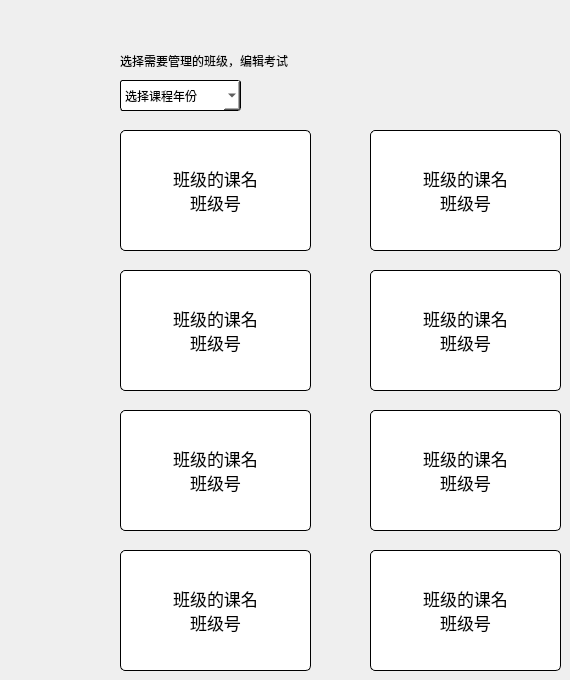
    <widget class="QWidget" name="tab_4">
     <property name="enabled">
      <bool>true</bool>
     </property>
     <attribute name="title">
      <string>主页</string>
     </attribute>
     <widget class="QPushButton" name="pushButton_2">
      <property name="geometry">
       <rect>
        <x>120</x>
        <y>130</y>
        <width>191</width>
        <height>121</height>
       </rect>
      </property>
      <property name="font">
       <font>
        <family>黑体</family>
        <pointsize>13</pointsize>
       </font>
      </property>
      <property name="cursor">
       <cursorShape>PointingHandCursor</cursorShape>
      </property>
      <property name="styleSheet">
       <string notr="true">QPushButton

{
	border:1px solid rgb(0,0,0);
	border-radius:5px;
	
	background-color: rgb(255, 255, 255);
}
QPushButton:hover
{
	background-color: rgb(250, 250, 250);
	border:1px solid rgb(0,0,0);
	
}</string>
      </property>
      <property name="text">
       <string>班级的课名
班级号</string>
      </property>
      <property name="icon">
       <iconset resource="Img.qrc">
        <normaloff>:/img/img/class.ico</normaloff>:/img/img/class.ico</iconset>
      </property>
      <property name="iconSize">
       <size>
        <width>32</width>
        <height>32</height>
       </size>
      </property>
     </widget>
     <widget class="QPushButton" name="pushButton_3">
      <property name="geometry">
       <rect>
        <x>370</x>
        <y>130</y>
        <width>191</width>
        <height>121</height>
       </rect>
      </property>
      <property name="font">
       <font>
        <family>黑体</family>
        <pointsize>13</pointsize>
       </font>
      </property>
      <property name="cursor">
       <cursorShape>PointingHandCursor</cursorShape>
      </property>
      <property name="styleSheet">
       <string notr="true">QPushButton

{
	border:1px solid rgb(0,0,0);
	border-radius:5px;
	
	background-color: rgb(255, 255, 255);
}
QPushButton:hover
{
	background-color: rgb(250, 250, 250);
	border:1px solid rgb(0,0,0);
	
}</string>
      </property>
      <property name="text">
       <string>班级的课名
班级号</string>
      </property>
      <property name="icon">
       <iconset resource="Img.qrc">
        <normaloff>:/img/img/class.ico</normaloff>:/img/img/class.ico</iconset>
      </property>
      <property name="iconSize">
       <size>
        <width>32</width>
        <height>32</height>
       </size>
      </property>
     </widget>
     <widget class="QPushButton" name="pushButton_4">
      <property name="geometry">
       <rect>
        <x>120</x>
        <y>270</y>
        <width>191</width>
        <height>121</height>
       </rect>
      </property>
      <property name="font">
       <font>
        <family>黑体</family>
        <pointsize>13</pointsize>
       </font>
      </property>
      <property name="cursor">
       <cursorShape>PointingHandCursor</cursorShape>
      </property>
      <property name="styleSheet">
       <string notr="true">QPushButton

{
	border:1px solid rgb(0,0,0);
	border-radius:5px;
	
	background-color: rgb(255, 255, 255);
}
QPushButton:hover
{
	background-color: rgb(250, 250, 250);
	border:1px solid rgb(0,0,0);
	
}</string>
      </property>
      <property name="text">
       <string>班级的课名
班级号</string>
      </property>
      <property name="icon">
       <iconset resource="Img.qrc">
        <normaloff>:/img/img/class.ico</normaloff>:/img/img/class.ico</iconset>
      </property>
      <property name="iconSize">
       <size>
        <width>32</width>
        <height>32</height>
       </size>
      </property>
     </widget>
     <widget class="QPushButton" name="pushButton_5">
      <property name="geometry">
       <rect>
        <x>370</x>
        <y>270</y>
        <width>191</width>
        <height>121</height>
       </rect>
      </property>
      <property name="font">
       <font>
        <family>黑体</family>
        <pointsize>13</pointsize>
       </font>
      </property>
      <property name="styleSheet">
       <string notr="true">QPushButton

{
	border:1px solid rgb(0,0,0);
	border-radius:5px;
	
	background-color: rgb(255, 255, 255);
}
QPushButton:hover
{
	background-color: rgb(250, 250, 250);
	border:1px solid rgb(0,0,0);
	
}</string>
      </property>
      <property name="text">
       <string>班级的课名
班级号</string>
      </property>
      <property name="icon">
       <iconset resource="Img.qrc">
        <normaloff>:/img/img/class.ico</normaloff>:/img/img/class.ico</iconset>
      </property>
      <property name="iconSize">
       <size>
        <width>32</width>
        <height>32</height>
       </size>
      </property>
     </widget>
     <widget class="QPushButton" name="pushButton_6">
      <property name="geometry">
       <rect>
        <x>120</x>
        <y>410</y>
        <width>191</width>
        <height>121</height>
       </rect>
      </property>
      <property name="font">
       <font>
        <family>黑体</family>
        <pointsize>13</pointsize>
       </font>
      </property>
      <property name="styleSheet">
       <string notr="true">QPushButton

{
	border:1px solid rgb(0,0,0);
	border-radius:5px;
	
	background-color: rgb(255, 255, 255);
}
QPushButton:hover
{
	background-color: rgb(250, 250, 250);
	border:1px solid rgb(0,0,0);
	
}</string>
      </property>
      <property name="text">
       <string>班级的课名
班级号</string>
      </property>
      <property name="icon">
       <iconset resource="Img.qrc">
        <normaloff>:/img/img/class.ico</normaloff>:/img/img/class.ico</iconset>
      </property>
      <property name="iconSize">
       <size>
        <width>32</width>
        <height>32</height>
       </size>
      </property>
     </widget>
     <widget class="QPushButton" name="pushButton_7">
      <property name="geometry">
       <rect>
        <x>370</x>
        <y>410</y>
        <width>191</width>
        <height>121</height>
       </rect>
      </property>
      <property name="font">
       <font>
        <family>黑体</family>
        <pointsize>13</pointsize>
       </font>
      </property>
      <property name="styleSheet">
       <string notr="true">QPushButton

{
	border:1px solid rgb(0,0,0);
	border-radius:5px;
	
	background-color: rgb(255, 255, 255);
}
QPushButton:hover
{
	background-color: rgb(250, 250, 250);
	border:1px solid rgb(0,0,0);
	
}</string>
      </property>
      <property name="text">
       <string>班级的课名
班级号</string>
      </property>
      <property name="icon">
       <iconset resource="Img.qrc">
        <normaloff>:/img/img/class.ico</normaloff>:/img/img/class.ico</iconset>
      </property>
      <property name="iconSize">
       <size>
        <width>32</width>
        <height>32</height>
       </size>
      </property>
     </widget>
     <widget class="QPushButton" name="pushButton_8">
      <property name="geometry">
       <rect>
        <x>120</x>
        <y>550</y>
        <width>191</width>
        <height>121</height>
       </rect>
      </property>
      <property name="font">
       <font>
        <family>黑体</family>
        <pointsize>13</pointsize>
       </font>
      </property>
      <property name="styleSheet">
       <string notr="true">QPushButton

{
	border:1px solid rgb(0,0,0);
	border-radius:5px;
	
	background-color: rgb(255, 255, 255);
}
QPushButton:hover
{
	background-color: rgb(250, 250, 250);
	border:1px solid rgb(0,0,0);
	
}</string>
      </property>
      <property name="text">
       <string>班级的课名
班级号</string>
      </property>
      <property name="icon">
       <iconset resource="Img.qrc">
        <normaloff>:/img/img/class.ico</normaloff>:/img/img/class.ico</iconset>
      </property>
      <property name="iconSize">
       <size>
        <width>32</width>
        <height>32</height>
       </size>
      </property>
     </widget>
     <widget class="QPushButton" name="pushButton_9">
      <property name="geometry">
       <rect>
        <x>370</x>
        <y>550</y>
        <width>191</width>
        <height>121</height>
       </rect>
      </property>
      <property name="font">
       <font>
        <family>黑体</family>
        <pointsize>13</pointsize>
       </font>
      </property>
      <property name="styleSheet">
       <string notr="true">QPushButton

{
	border:1px solid rgb(0,0,0);
	border-radius:5px;
	
	background-color: rgb(255, 255, 255);
}
QPushButton:hover
{
	background-color: rgb(250, 250, 250);
	border:1px solid rgb(0,0,0);
	
}</string>
      </property>
      <property name="text">
       <string>班级的课名
班级号</string>
      </property>
      <property name="icon">
       <iconset resource="Img.qrc">
        <normaloff>:/img/img/class.ico</normaloff>:/img/img/class.ico</iconset>
      </property>
      <property name="iconSize">
       <size>
        <width>32</width>
        <height>32</height>
       </size>
      </property>
     </widget>
     <widget class="QLabel" name="label">
      <property name="geometry">
       <rect>
        <x>120</x>
        <y>50</y>
        <width>271</width>
        <height>21</height>
       </rect>
      </property>
      <property name="font">
       <font>
        <family>黑体</family>
       </font>
      </property>
      <property name="text">
       <string>选择需要管理的班级，编辑考试</string>
      </property>
     </widget>
     <widget class="QComboBox" name="comboBox_5">
      <property name="geometry">
       <rect>
        <x>120</x>
        <y>80</y>
        <width>121</width>
        <height>31</height>
       </rect>
      </property>
      <property name="font">
       <font>
        <family>黑体</family>
       </font>
      </property>
      <property name="styleSheet">
       <string notr="true">QComboBox

{
	border:1px solid rgb(0,0,0);
	border-radius:3px;
	
	background-color: rgb(255, 255, 255);
}
QComboBox:hover
{
	background-color: rgb(250, 250, 250);
	border:1px solid rgb(0,0,0);
	
}</string>
      </property>
      <item>
       <property name="text">
        <string>选择课程年份</string>
       </property>
      </item>
      <item>
       <property name="text">
        <string>2018-A</string>
       </property>
      </item>
      <item>
       <property name="text">
        <string>2018-B</string>
       </property>
      </item>
      <item>
       <property name="text">
        <string>2019-A</string>
       </property>
      </item>
      <item>
       <property name="text">
        <string>2019-B</string>
       </property>
      </item>
      <item>
       <property name="text">
        <string>2020-A</string>
       </property>
      </item>
      <item>
       <property name="text">
        <string>2020-B</string>
       </property>
      </item>
     </widget>
    </widget>
